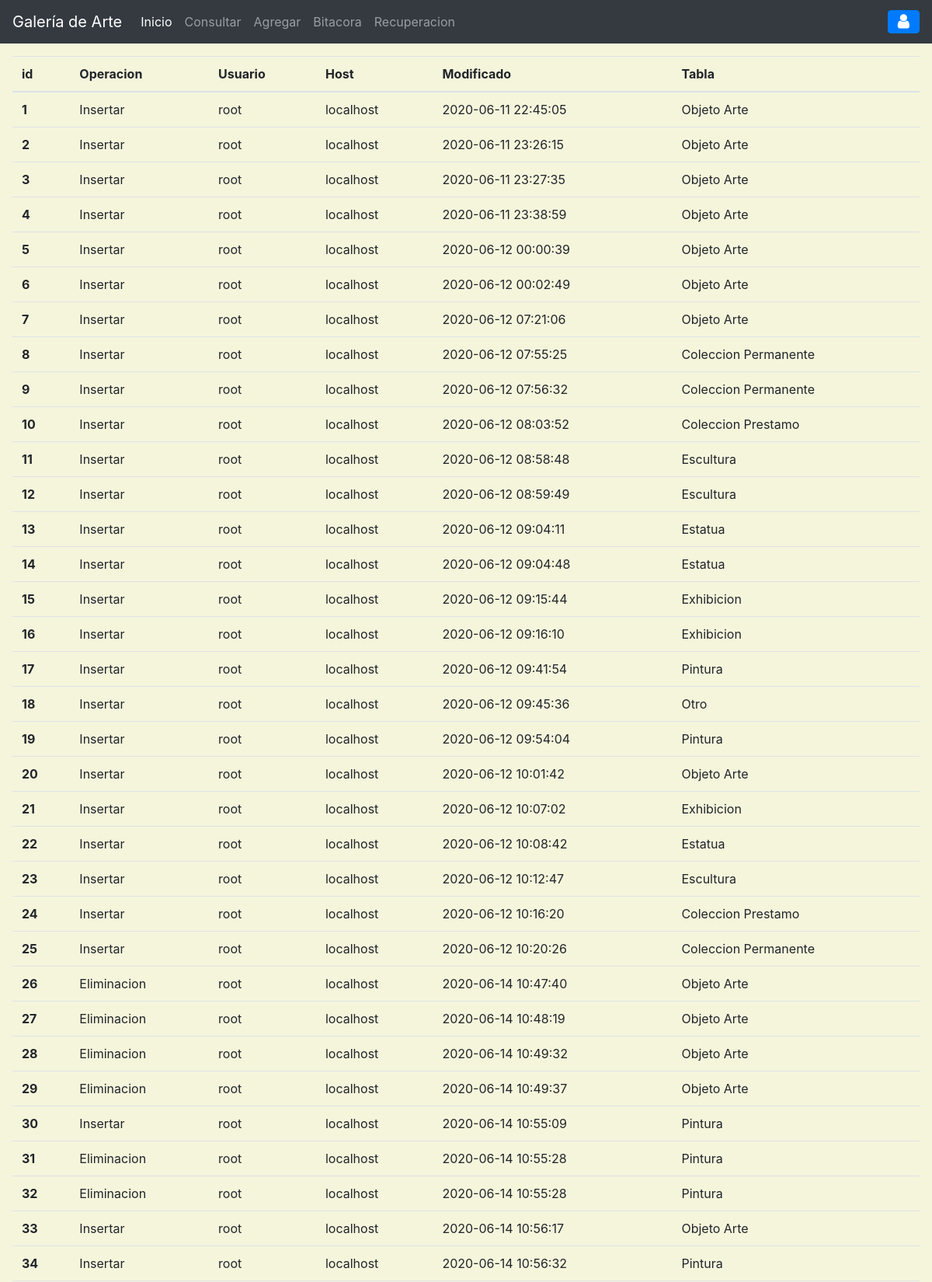
/?c=bitacora (upper part), run on the app's committed database.
### tables this page shows
CREATE TABLE `bitacora` (
  `id` int(11) NOT NULL AUTO_INCREMENT,
  `operacion` varchar(40) DEFAULT NULL,
  `usuario` varchar(40) DEFAULT NULL,
  `host` varchar(30) DEFAULT NULL,
  `modificado` datetime DEFAULT NULL,
  `tabla` varchar(40) DEFAULT NULL,
  PRIMARY KEY (`id`)
);

### controller/bitacora.controlador.php (called while the page is built, shortened)
<?php
require_once('model/bitacora.php');
class BitacoraControlador
{
    public function __CONSTRUCT(){
        $this->modelo = new Bitacora();
    }
    public function Inicio(){
        require_once "View/header.php";
        require_once "View/bitacora/index.php";
        require_once "View/footer.php";
    }
}
?>

### model/conexion.php (called while the page is built, shortened)
<?php
class BaseDeDatos
{
    public static function Conectar(){
        try {
            $conexion = new PDO("mysql:host=".self::servidor.";dbname="
            .self::basedatos.";charset=utf8",self::usuario,self::password);
            $conexion->setAttribute(PDO::ATTR_ERRMODE,PDO::ERRMODE_EXCEPTION);
            return $conexion;
        } catch (PDOException $e) {
            return "Fallo la conexion a la base de datos".$e->getMessage();
        }
    }
}
?>

### model/bitacora.php (called while the page is built, shortened)
<?php
class Bitacora
{
    private $pdo;
    public function __CONSTRUCT(){
        $this->pdo = BaseDeDatos::Conectar();
    }
    public function getBitacora(){
        try {
            $sql = "SELECT * FROM bitacora";
            $consulta = $this->pdo->prepare($sql);
            $consulta->execute();
            return $consulta->fetchAll(PDO::FETCH_OBJ);
        } catch (Exception $e) {
            die($e->getMessage());
        }
    }
}
?>

### view/bitacora/index.php (the view)
<main class="app-content m-3">
<table class="table">
  <thead>
    <tr>
      <th scope="col">id</th>
      <th scope="col">Operacion</th>
      <th scope="col">Usuario</th>
      <th scope="col">Host</th>
      <th scope="col">Modificado</th>
      <th scope="col">Tabla</th>
    </tr>
  </thead>
  <tbody>
    <?php foreach($this->modelo->getBitacora() as $Bita): ?>
    <tr>
      <th scope="row"><?= $Bita->id?></th>
      <td><?= $Bita->operacion?></td>
      <td><?= $Bita->usuario?></td>
      <td><?= $Bita->host?></td>
      <td><?= $Bita->modificado?></td>
      <td><?= $Bita->tabla?></td>
    </tr>
    <?php endforeach; ?>
  </tbody>
</table>
</main>

### data on the page
bitacora: id "1", operacion "Insertar", usuario "root", host "localhost", modificado "2020-06-11 22:45:05", tabla "Objeto Arte"
bitacora: id "2", operacion "Insertar", usuario "root", host "localhost", modificado "2020-06-11 23:26:15", tabla "Objeto Arte"
bitacora: id "3", operacion "Insertar", usuario "root", host "localhost", modificado "2020-06-11 23:27:35", tabla "Objeto Arte"
bitacora: id "4", operacion "Insertar", usuario "root", host "localhost", modificado "2020-06-11 23:38:59", tabla "Objeto Arte"
bitacora: id "5", operacion "Insertar", usuario "root", host "localhost", modificado "2020-06-12 00:00:39", tabla "Objeto Arte"
bitacora: id "6", operacion "Insertar", usuario "root", host "localhost", modificado "2020-06-12 00:02:49", tabla "Objeto Arte"
bitacora: id "7", operacion "Insertar", usuario "root", host "localhost", modificado "2020-06-12 07:21:06", tabla "Objeto Arte"
bitacora: id "8", operacion "Insertar", usuario "root", host "localhost", modificado "2020-06-12 07:55:25", tabla "Coleccion Permanente"
bitacora: id "9", operacion "Insertar", usuario "root", host "localhost", modificado "2020-06-12 07:56:32", tabla "Coleccion Permanente"
bitacora: id "10", operacion "Insertar", usuario "root", host "localhost", modificado "2020-06-12 08:03:52", tabla "Coleccion Prestamo"
bitacora: id "11", operacion "Insertar", usuario "root", host "localhost", modificado "2020-06-12 08:58:48", tabla "Escultura"
bitacora: id "12", operacion "Insertar", usuario "root", host "localhost", modificado "2020-06-12 08:59:49", tabla "Escultura"
bitacora: id "13", operacion "Insertar", usuario "root", host "localhost", modificado "2020-06-12 09:04:11", tabla "Estatua"
bitacora: id "14", operacion "Insertar", usuario "root", host "localhost", modificado "2020-06-12 09:04:48", tabla "Estatua"
bitacora: id "15", operacion "Insertar", usuario "root", host "localhost", modificado "2020-06-12 09:15:44", tabla "Exhibicion"
bitacora: id "16", operacion "Insertar", usuario "root", host "localhost", modificado "2020-06-12 09:16:10", tabla "Exhibicion"
bitacora: id "17", operacion "Insertar", usuario "root", host "localhost", modificado "2020-06-12 09:41:54", tabla "Pintura"
bitacora: id "18", operacion "Insertar", usuario "root", host "localhost", modificado "2020-06-12 09:45:36", tabla "Otro"
bitacora: id "19", operacion "Insertar", usuario "root", host "localhost", modificado "2020-06-12 09:54:04", tabla "Pintura"
bitacora: id "20", operacion "Insertar", usuario "root", host "localhost", modificado "2020-06-12 10:01:42", tabla "Objeto Arte"
bitacora: id "21", operacion "Insertar", usuario "root", host "localhost", modificado "2020-06-12 10:07:02", tabla "Exhibicion"
bitacora: id "22", operacion "Insertar", usuario "root", host "localhost", modificado "2020-06-12 10:08:42", tabla "Estatua"
bitacora: id "23", operacion "Insertar", usuario "root", host "localhost", modificado "2020-06-12 10:12:47", tabla "Escultura"
bitacora: id "24", operacion "Insertar", usuario "root", host "localhost", modificado "2020-06-12 10:16:20", tabla "Coleccion Prestamo"
bitacora: id "25", operacion "Insertar", usuario "root", host "localhost", modificado "2020-06-12 10:20:26", tabla "Coleccion Permanente"
bitacora: id "26", operacion "Eliminacion", usuario "root", host "localhost", modificado "2020-06-14 10:47:40", tabla "Objeto Arte"
bitacora: id "27", operacion "Eliminacion", usuario "root", host "localhost", modificado "2020-06-14 10:48:19", tabla "Objeto Arte"
bitacora: id "28", operacion "Eliminacion", usuario "root", host "localhost", modificado "2020-06-14 10:49:32", tabla "Objeto Arte"
bitacora: id "29", operacion "Eliminacion", usuario "root", host "localhost", modificado "2020-06-14 10:49:37", tabla "Objeto Arte"
bitacora: id "30", operacion "Insertar", usuario "root", host "localhost", modificado "2020-06-14 10:55:09", tabla "Pintura"
bitacora: id "31", operacion "Eliminacion", usuario "root", host "localhost", modificado "2020-06-14 10:55:28", tabla "Pintura"
bitacora: id "32", operacion "Eliminacion", usuario "root", host "localhost", modificado "2020-06-14 10:55:28", tabla "Pintura"
bitacora: id "33", operacion "Insertar", usuario "root", host "localhost", modificado "2020-06-14 10:56:17", tabla "Objeto Arte"
bitacora: id "34", operacion "Insertar", usuario "root", host "localhost", modificado "2020-06-14 10:56:32", tabla "Pintura"
